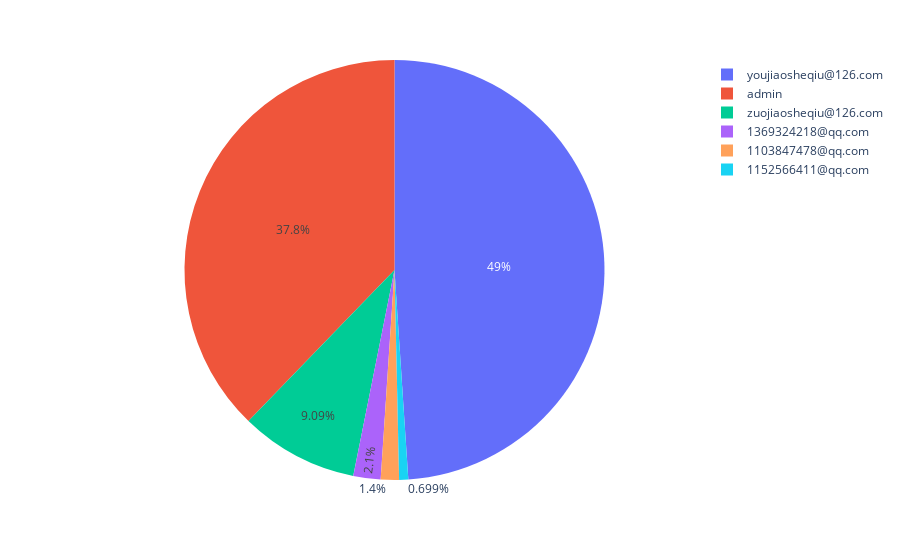

The notebook cell this image was saved under:
### Code cell
fig = px.pie(user_order_goods_artwork, values = 'num',names ='username',hover_data = ['price_x','amount'])
#fig.update_traces(textposition='inside', textinfo='percent+label')
fig.show()

### Figure 1 — Plotly figure (JSON) as saved in the notebook; plotly's stock layout.template omitted (floating-point values rounded to 4 significant figures; data arrays with more than 128 entries replaced by an {"elided": "..."} marker saying what was removed)
{"data": [{"customdata": {"elided": "129x2 int values"}, "domain": {"x": [0, 1], "y": [0, 1]}, "hoverlabel": {"namelength": 0}, "hovertemplate": "price_x=%{customdata[0]}<br>amount=%{customdata[1]}<br>username=%{label}<br>num=%{value}", "labels": {"elided": "129 str values"}, "legendgroup": "", "name": "", "showlegend": true, "type": "pie", "values": {"elided": "129 int values"}}], "layout": {"legend": {"tracegroupgap": 0}, "margin": {"t": 60}}}
